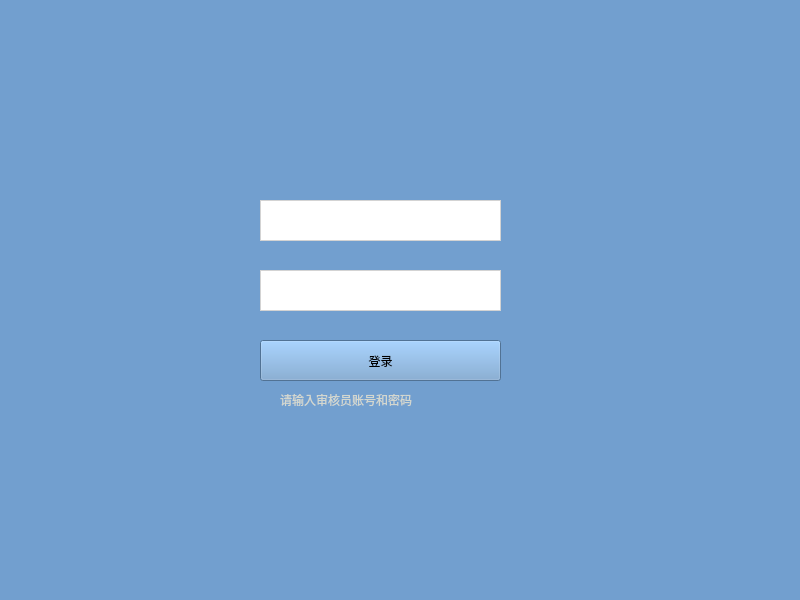
<?xml version="1.0" encoding="UTF-8"?>
<ui version="4.0">
 <class>login</class>
 <widget class="QMainWindow" name="login">
  <property name="geometry">
   <rect>
    <x>0</x>
    <y>0</y>
    <width>800</width>
    <height>600</height>
   </rect>
  </property>
  <property name="windowTitle">
   <string>login</string>
  </property>
  <property name="styleSheet">
   <string notr="true">background-color: rgb(114, 159, 207);</string>
  </property>
  <widget class="QWidget" name="centralwidget">
   <widget class="QWidget" name="widget" native="true">
    <property name="geometry">
     <rect>
      <x>210</x>
      <y>110</y>
      <width>361</width>
      <height>311</height>
     </rect>
    </property>
    <widget class="QLineEdit" name="user">
     <property name="geometry">
      <rect>
       <x>50</x>
       <y>90</y>
       <width>241</width>
       <height>41</height>
      </rect>
     </property>
     <property name="styleSheet">
      <string notr="true">#user{border:1.2px solid rgb(211,211,211);background-color: rgb(255, 255, 255);}
</string>
     </property>
    </widget>
    <widget class="QLineEdit" name="password">
     <property name="geometry">
      <rect>
       <x>50</x>
       <y>160</y>
       <width>241</width>
       <height>41</height>
      </rect>
     </property>
     <property name="styleSheet">
      <string notr="true">#password{border:1.2px solid rgb(211,211,211);background-color: rgb(255, 255, 255);}</string>
     </property>
    </widget>
    <widget class="QPushButton" name="pushButton">
     <property name="geometry">
      <rect>
       <x>50</x>
       <y>230</y>
       <width>241</width>
       <height>41</height>
      </rect>
     </property>
     <property name="text">
      <string>登录</string>
     </property>
    </widget>
    <widget class="QLabel" name="label">
     <property name="geometry">
      <rect>
       <x>70</x>
       <y>279</y>
       <width>221</width>
       <height>21</height>
      </rect>
     </property>
     <property name="styleSheet">
      <string notr="true">color: rgb(211, 215, 207);
font: 500 8pt &quot;Ubuntu&quot;;</string>
     </property>
     <property name="text">
      <string>请输入审核员账号和密码</string>
     </property>
    </widget>
    <widget class="QLabel" name="label_2">
     <property name="geometry">
      <rect>
       <x>50</x>
       <y>280</y>
       <width>16</width>
       <height>16</height>
      </rect>
     </property>
     <property name="styleSheet">
      <string notr="true">image: url(:/new/prefix1/UIImages/notice.png);</string>
     </property>
     <property name="text">
      <string/>
     </property>
    </widget>
   </widget>
  </widget>
  <widget class="QMenuBar" name="menubar">
   <property name="geometry">
    <rect>
     <x>0</x>
     <y>0</y>
     <width>800</width>
     <height>27</height>
    </rect>
   </property>
  </widget>
  <widget class="QStatusBar" name="statusbar"/>
 </widget>
 <resources/>
 <connections/>
</ui>
